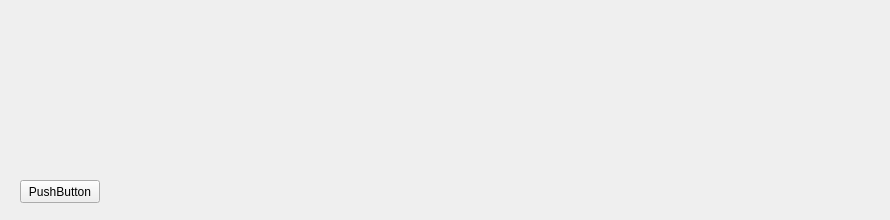
<?xml version="1.0" encoding="UTF-8"?>
<ui version="4.0">
 <class>videowidget</class>
 <widget class="QWidget" name="videowidget">
  <property name="geometry">
   <rect>
    <x>0</x>
    <y>0</y>
    <width>890</width>
    <height>220</height>
   </rect>
  </property>
  <property name="windowTitle">
   <string>Form</string>
  </property>
  <widget class="QPushButton" name="pushButton">
   <property name="geometry">
    <rect>
     <x>20</x>
     <y>180</y>
     <width>80</width>
     <height>23</height>
    </rect>
   </property>
   <property name="text">
    <string>PushButton</string>
   </property>
  </widget>
 </widget>
 <resources/>
 <connections/>
</ui>
